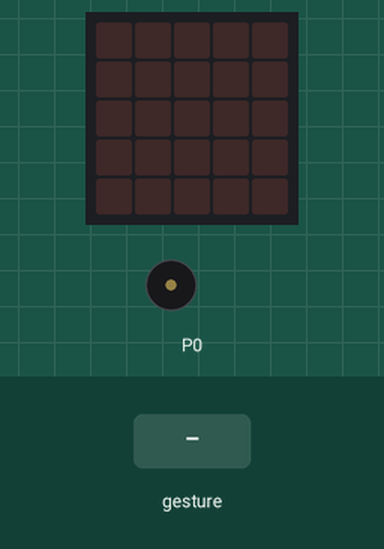
The program below on a simulated BBC micro:bit (MakeCode). On the bench: the board's 5×5 LED display, buzzer (waves = sounding). Inputs (shaded band) come from the test bench. Random numbers come from a fixed seed; a tilt is held for 1.5 s and a shake lasts 1 s, then the board lies face up again.

Above: at 1.2 s.
1.3 s: gesture 'shake'
At 2.15 s:
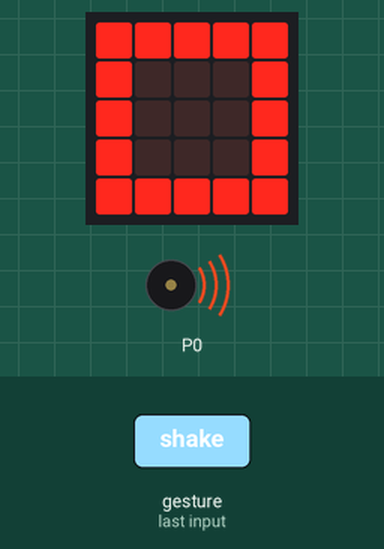
At 2.9 s:
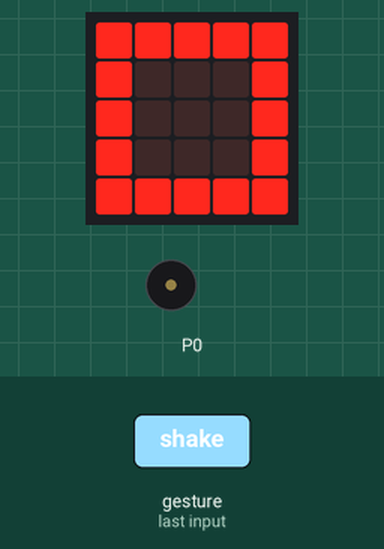
3.9 s: gesture 'shake'
At 6.1 s:
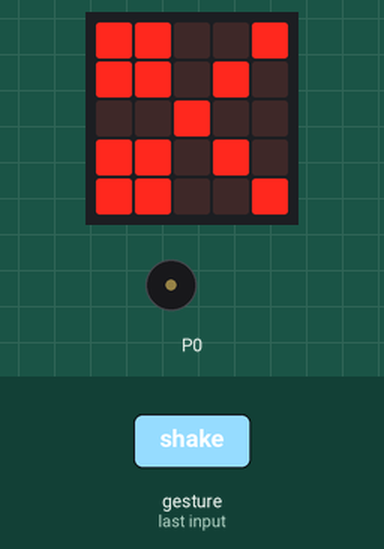
Timing chart, 0 to 7.6 s (numbered marks = the images above; inputs shaded):
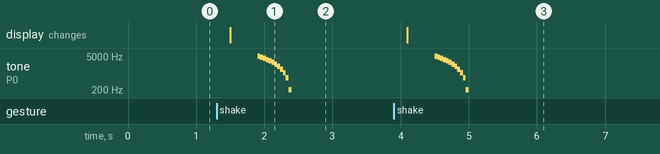

Measured:
- after the input at 1.3 s, tone on P0: plays 4791 Hz for 0.04 s, 4375 Hz for 0.04 s, 3958 Hz for 0.04 s, 3541 Hz for 0.04 s, 3125 Hz for 0.04 s, 2708 Hz for 0.04 s … (12 notes in this stretch), starting after 0.60 s; the display: changes after 0.20 s (image 1)
- after the input at 3.9 s, tone on P0: plays 4791 Hz for 0.04 s, 4375 Hz for 0.04 s, 3958 Hz for 0.04 s, 3541 Hz for 0.04 s, 3125 Hz for 0.04 s, 2708 Hz for 0.04 s … (12 notes in this stretch), starting after 0.60 s; the display: changes after 0.20 s (image 3)

The program:

main.ts
```typescript
let hand = 0
input.onGesture(Gesture.Shake, function () {
    hand = randint(1, 3)
    if (hand == 1) {
        basic.showLeds(`
            # # # # #
            # . . . #
            # . . . #
            # . . . #
            # # # # #
            `)
        music.playSoundEffect(music.createSoundEffect(WaveShape.Sine, 5000, 1, 255, 255, 500, SoundExpressionEffect.None, InterpolationCurve.Linear), SoundExpressionPlayMode.UntilDone)
    } else if (hand == 2) {
        basic.showLeds(`
            . . . . .
            . # # # .
            . # # # .
            . # # # .
            . . . . .
            `)
        music.playSoundEffect(music.createSoundEffect(WaveShape.Sine, 5000, 0, 255, 0, 500, SoundExpressionEffect.None, InterpolationCurve.Linear), SoundExpressionPlayMode.UntilDone)
    } else {
        basic.showLeds(`
            # # . . #
            # # . # .
            . . # . .
            # # . # .
            # # . . #
            `)
        music.playSoundEffect(music.createSoundEffect(WaveShape.Sine, 5000, 0, 255, 0, 500, SoundExpressionEffect.None, InterpolationCurve.Linear), SoundExpressionPlayMode.UntilDone)
    }
})
basic.forever(function () {

})
```

test.ts
```typescript
// Tady jsou testy. Při použití tohoto balíčku jako rozšíření nebude zkompilováno.
```
